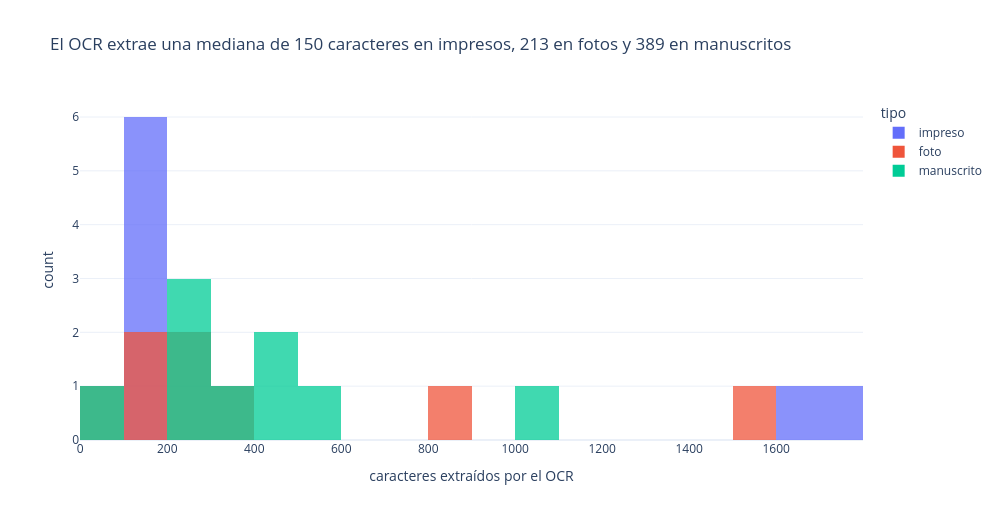
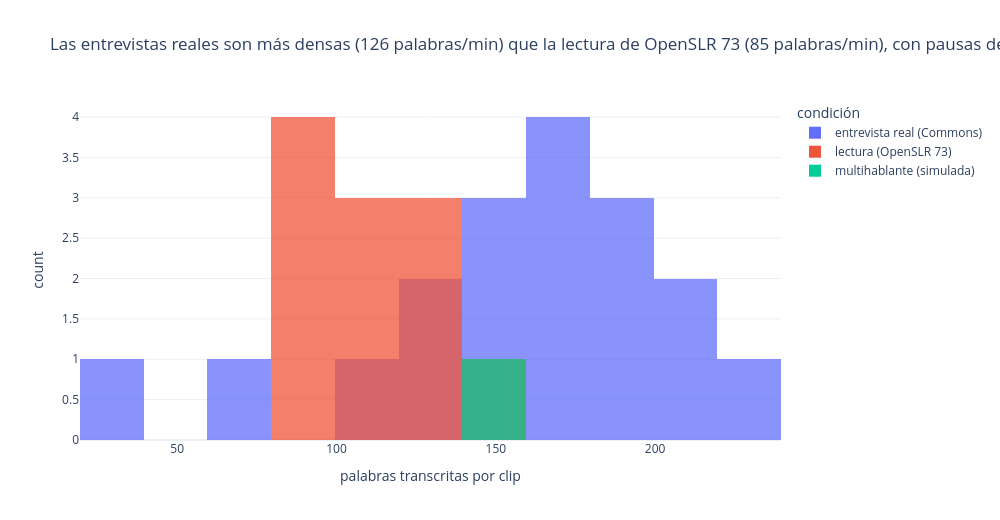

The cell these charts' notebook holds for them, in order:
### Code cell
corpus_docs["n_caracteres_ocr"] = corpus_docs["texto_ocr"].str.len()
med = corpus_docs.groupby("tipo")["n_caracteres_ocr"].median().reindex(orden_tipos)
fig = px.histogram(corpus_docs, x="n_caracteres_ocr", color="tipo", nbins=20, barmode="overlay", opacity=0.75,
                   category_orders={"tipo": orden_tipos},
                   labels={"n_caracteres_ocr": "caracteres extraídos por el OCR", "tipo": "tipo"},
                   title=f"El OCR extrae una mediana de {med['impreso']:.0f} caracteres en impresos, "
                         f"{med['foto']:.0f} en fotos y {med['manuscrito']:.0f} en manuscritos")
t2.mostrar(fig, "03a_longitud_ocr")

audio["n_palabras_asr"] = audio["texto_asr"].map(lambda t: len(t2.normalizar(t).split()))
audio["palabras_por_min"] = audio["n_palabras_asr"] / (audio["duracion_seg"] / 60)
ppm = audio.groupby("condicion")["palabras_por_min"].median()
ppm_e, ppm_l = ppm.get("entrevista real (Commons)", float("nan")), ppm.get("lectura (OpenSLR 73)", float("nan"))
fig = px.histogram(audio, x="n_palabras_asr", color="condicion", nbins=20, barmode="overlay", opacity=0.75,
                   labels={"n_palabras_asr": "palabras transcritas por clip", "condicion": "condición"},
                   title=f"Las entrevistas reales son {'más' if ppm_e > ppm_l else 'menos'} densas ({ppm_e:.0f} palabras/min) "
                         f"que la lectura de OpenSLR 73 ({ppm_l:.0f} palabras/min), con pausas de 0,6 s entre frases")
t2.mostrar(fig, "03b_longitud_asr")

### Figure 1 — Plotly figure (JSON) as saved in the notebook; plotly's stock layout.template omitted (floating-point values rounded to 4 significant figures)
{"data": [{"bingroup": "x", "hovertemplate": "tipo=impreso<br>caracteres extraídos por el OCR=%{x}<br>count=%{y}<extra></extra>", "legendgroup": "impreso", "marker": {"color": "#636efa", "opacity": 0.75, "pattern": {"shape": ""}}, "name": "impreso", "nbinsx": 20, "orientation": "v", "showlegend": true, "type": "histogram", "x": [1733, 1669, 128, 153, 124, 130, 159, 148], "xaxis": "x", "yaxis": "y"}, {"bingroup": "x", "hovertemplate": "tipo=foto<br>caracteres extraídos por el OCR=%{x}<br>count=%{y}<extra></extra>", "legendgroup": "foto", "marker": {"color": "#EF553B", "opacity": 0.75, "pattern": {"shape": ""}}, "name": "foto", "nbinsx": 20, "orientation": "v", "showlegend": true, "type": "histogram", "x": [45, 811, 200, 165, 196, 1535, 226, 338], "xaxis": "x", "yaxis": "y"}, {"bingroup": "x", "hovertemplate": "tipo=manuscrito<br>caracteres extraídos por el OCR=%{x}<br>count=%{y}<extra></extra>", "legendgroup": "manuscrito", "marker": {"color": "#00cc96", "opacity": 0.75, "pattern": {"shape": ""}}, "name": "manuscrito", "nbinsx": 20, "orientation": "v", "showlegend": true, "type": "histogram", "x": [438, 389, 232, 286, 30, 556, 446, 1054, 227], "xaxis": "x", "yaxis": "y"}], "layout": {"barmode": "overlay", "height": 520, "legend": {"title": {"text": "tipo"}, "tracegroupgap": 0}, "title": {"text": "El OCR extrae una mediana de 150 caracteres en impresos, 213 en fotos y 389 en manuscritos"}, "width": 1000, "xaxis": {"anchor": "y", "domain": [0.0, 1.0], "title": {"text": "caracteres extraídos por el OCR"}}, "yaxis": {"anchor": "x", "domain": [0.0, 1.0], "title": {"text": "count"}}}}

### Figure 2 — Plotly figure (JSON) as saved in the notebook; plotly's stock layout.template omitted (floating-point values rounded to 4 significant figures)
{"data": [{"bingroup": "x", "hovertemplate": "condición=entrevista real (Commons)<br>palabras transcritas por clip=%{x}<br>count=%{y}<extra></extra>", "legendgroup": "entrevista real (Commons)", "marker": {"color": "#636efa", "opacity": 0.75, "pattern": {"shape": ""}}, "name": "entrevista real (Commons)", "nbinsx": 20, "orientation": "v", "showlegend": true, "type": "histogram", "x": [155, 108, 153, 150, 68, 203, 200, 233, 173, 32, 196, 160, 175, 171, 181, 131, 137, 194], "xaxis": "x", "yaxis": "y"}, {"bingroup": "x", "hovertemplate": "condición=lectura (OpenSLR 73)<br>palabras transcritas por clip=%{x}<br>count=%{y}<extra></extra>", "legendgroup": "lectura (OpenSLR 73)", "marker": {"color": "#EF553B", "opacity": 0.75, "pattern": {"shape": ""}}, "name": "lectura (OpenSLR 73)", "nbinsx": 20, "orientation": "v", "showlegend": true, "type": "histogram", "x": [87, 120, 101, 127, 87, 142, 128, 100, 99, 81, 110], "xaxis": "x", "yaxis": "y"}, {"bingroup": "x", "hovertemplate": "condición=multihablante (simulada)<br>palabras transcritas por clip=%{x}<br>count=%{y}<extra></extra>", "legendgroup": "multihablante (simulada)", "marker": {"color": "#00cc96", "opacity": 0.75, "pattern": {"shape": ""}}, "name": "multihablante (simulada)", "nbinsx": 20, "orientation": "v", "showlegend": true, "type": "histogram", "x": [154], "xaxis": "x", "yaxis": "y"}], "layout": {"barmode": "overlay", "height": 520, "legend": {"title": {"text": "condición"}, "tracegroupgap": 0}, "title": {"text": "Las entrevistas reales son más densas (126 palabras/min) que la lectura de OpenSLR 73 (85 palabras/min), con pausas de 0,6 s entre frases"}, "width": 1000, "xaxis": {"anchor": "y", "domain": [0.0, 1.0], "title": {"text": "palabras transcritas por clip"}}, "yaxis": {"anchor": "x", "domain": [0.0, 1.0], "title": {"text": "count"}}}}
